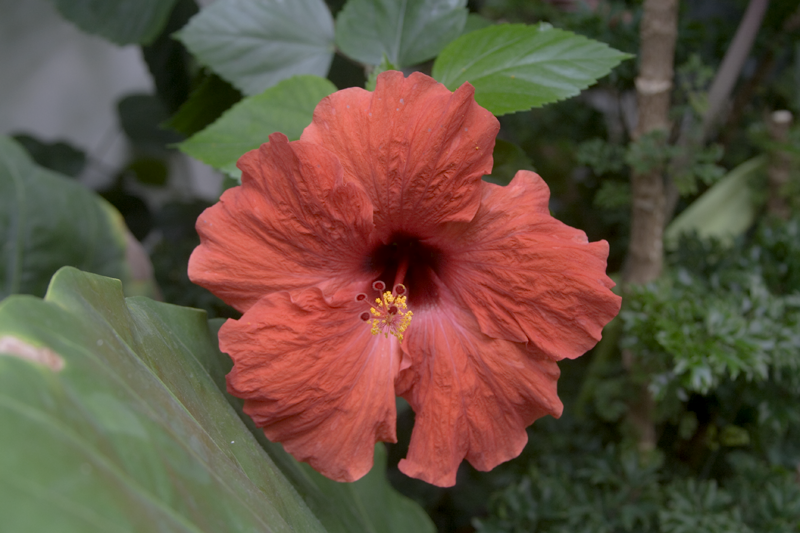
#> input picture img/flower.png, 800 x 533 px
$ python show.py
#> lines starting #> are read from the running program, lines starting #| are printed output that depends on the picture; pictures that were not available may be replaced by others from this repository, and a replacement may not be noted
#%%
from skimage.io import imread
import matplotlib.pyplot as plt
import os

plt.rcParams['font.sans-serif'] = ['SimHei']
plt.rcParams['axes.unicode_minus'] = False

#%%
filepath = "./img/flower.png"
image_name = os.path.split(filepath)[-1]
image_name = os.path.splitext(image_name)[0]

image = imread(filepath)
#> image is the input picture: shape (533, 800, 3); mean R, G, B 99.7, 80.8, 64.2
image_fine = imread(os.path.join("./output", image_name + "_fine.png"))
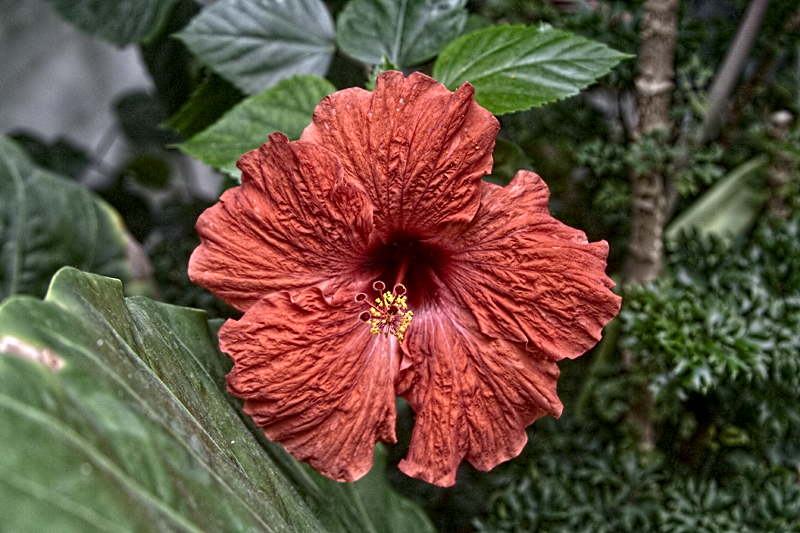
#> input picture output/flower_fine.png, 800 x 533 px
#> image_fine is the input picture: shape (533, 800, 3); mean R, G, B 100.1, 79.6, 62.4
image_medium = imread(os.path.join("./output", image_name + "_medium.png"))
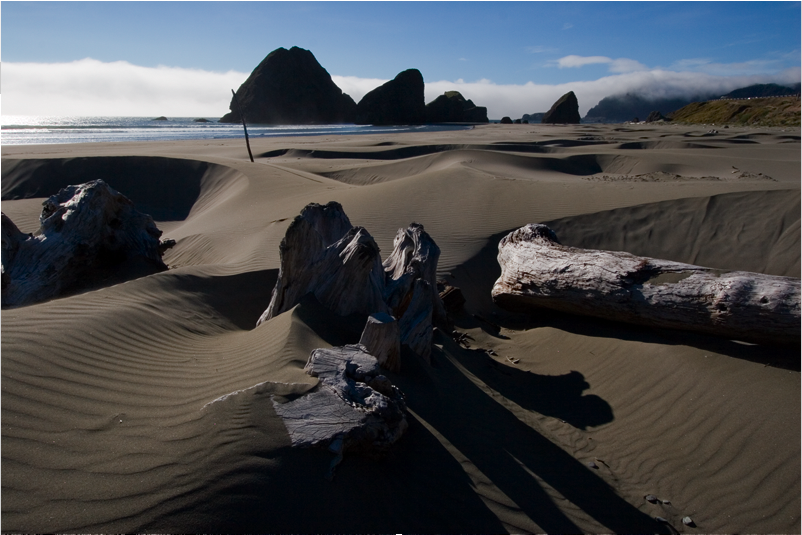
#> input picture img/beach.png, 802 x 535 px, given in place of flower_medium.png, which was not available
#> image_medium is the input picture: shape (535, 802, 3); mean R, G, B 72.8, 74.6, 77.8
image_coarse = imread(os.path.join("./output", image_name + "_coarse.png"))
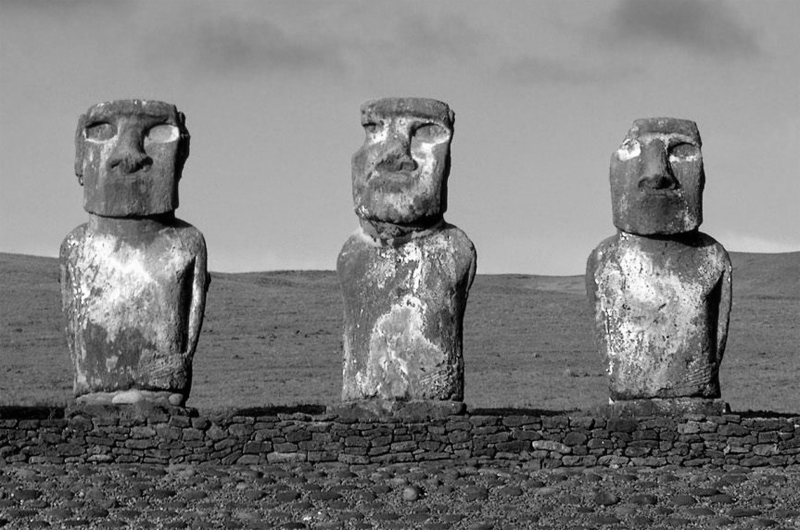
#> input picture img/easter.png, 800 x 530 px, given in place of flower_coarse.png, which was not available
#> image_coarse is the input picture: shape (530, 800); min 0, max 254, mean 124.4
image_combined = imread(os.path.join("./output", image_name + "_combined.png"))

fig = plt.figure(figsize=(16, 12), facecolor="white")

ax = fig.add_subplot(2, 2, 1)
ax.imshow(image)
ax.axis("off")
ax.set_title("原始图像", color="black")

ax = fig.add_subplot(2, 2, 2)
ax.imshow(image_fine)
ax.axis("off")
ax.set_title("小尺度", color="black")

ax = fig.add_subplot(2, 2, 3)
ax.imshow(image_medium)
ax.axis("off")
ax.set_title("中尺度", color="black")

ax = fig.add_subplot(2, 2, 4)
ax.imshow(image_coarse)
ax.axis("off")
ax.set_title("大尺度", color="black")

fig = plt.figure(figsize=(12, 16), facecolor="white")

ax = fig.add_subplot(2, 1, 1)
ax.imshow(image)
ax.axis("off")
ax.set_title("原始图像", color="black")

ax = fig.add_subplot(2, 1, 2)
ax.imshow(image_combined)
ax.axis("off")
ax.set_title("多尺度滤波", color="black")

plt.show()
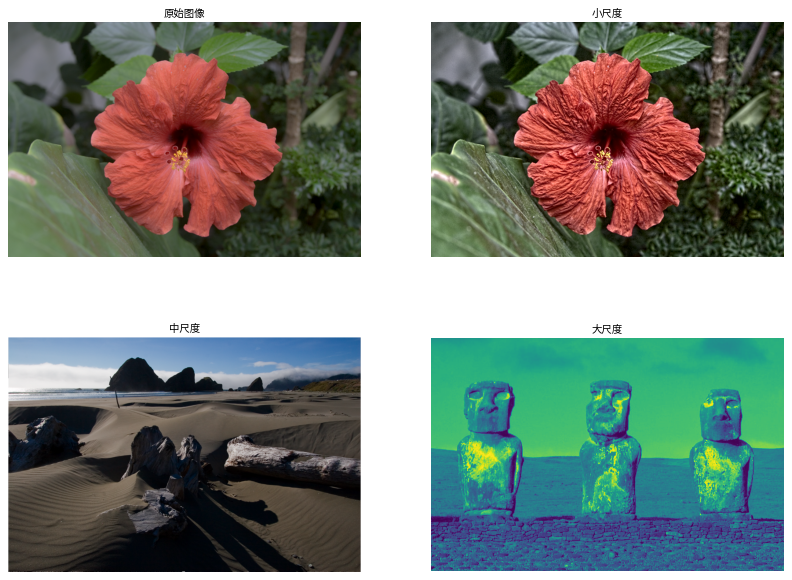
#> figure drawn by matplotlib, 4 panels


#%%
